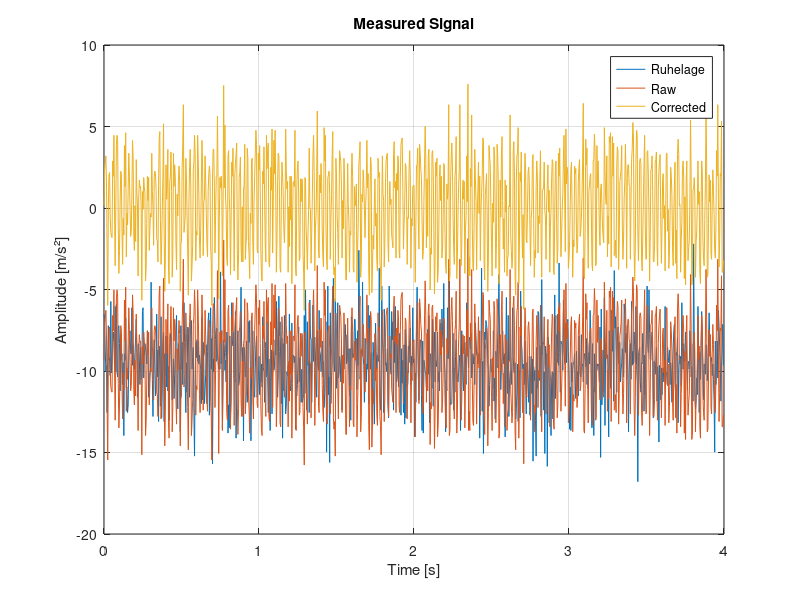

Here is the MATLAB script that generated this plot: (Note: this script raises an error after producing the figure.)
clear all; 
close all;
clc;

%% === Load Data ===

% Load resting position (baseline)
rest = load('Ruhelage_20250425.mat');  % Replace with your filename
% Load vibration measurement
data = load('40Hz_20250425.mat');  % Replace with your filename

% Select axis for analysis (e.g., Z-axis)
ref_axis = 'az_data';

% Extract time vector and sampling rate
t = data.time_data;                         % secondss
dt = mean(diff(t));                         % time step
fs = 1 / dt;                                % sampling frequency

fprintf('Sampling rate: %.2f Hz\n', fs);

% Raw signals
rest_signal = rest.(ref_axis);
vib_signal  = data.(ref_axis);

% Remove DC offset using rest signal
vib_corrected = vib_signal - mean(rest_signal);
%vib_corrected = vib_signal;

%% === Plot time domain ===
figure;
plot(t, rest_signal, 'DisplayName', 'Ruhelage');
hold on;
plot(t, vib_signal, 'DisplayName', 'Raw');
plot(t, vib_corrected, 'DisplayName', 'Corrected');
hold off;
title('Measured Signal');
xlabel('Time [s]');
ylabel('Amplitude [m/s²]');
legend;
grid on;

%% === Peak-based frequency estimation ===
% Use findpeaks to detect local maxima
[~, locs] = findpeaks(vib_corrected, 'MinPeakHeight', 0.3 * max(vib_corrected));  % Optional threshold

% Check if enough peaks were found
if length(locs) < 2
    warning('Not enough peaks found for time-based frequency estimation.');
    peak_based_freq = NaN;
else
    % Compute time differences between peaks
    peak_times = t(locs);
    periods = diff(peak_times);           % Time between peaks
    mean_period = mean(periods);          % Average period
    peak_based_freq = 1 / mean_period;    % Frequency in Hz

    % Output result
    fprintf('Estimated frequency from peaks: %.2f Hz\n', peak_based_freq);
end

%% === FFT ===
n = length(vib_corrected);
Y = fft(vib_corrected);
f = (0:n-1)*(fs/n);           % Frequency axis

% Only take positive frequencies
Y = abs(Y(1:floor(n/2)));
f = f(1:floor(n/2));

% Find peak frequency
[~, idx] = max(Y);
peak_freq = f(idx);

%% === Plot frequency spectrum ===
figure;
plot(f, Y);
title('FFT of Vibration Signal');
xlabel('Frequency [Hz]');
ylabel('Amplitude');
grid on;

%% === Output result ===
fprintf('Estimated vibration frequency: %.2f Hz\n', peak_freq);
